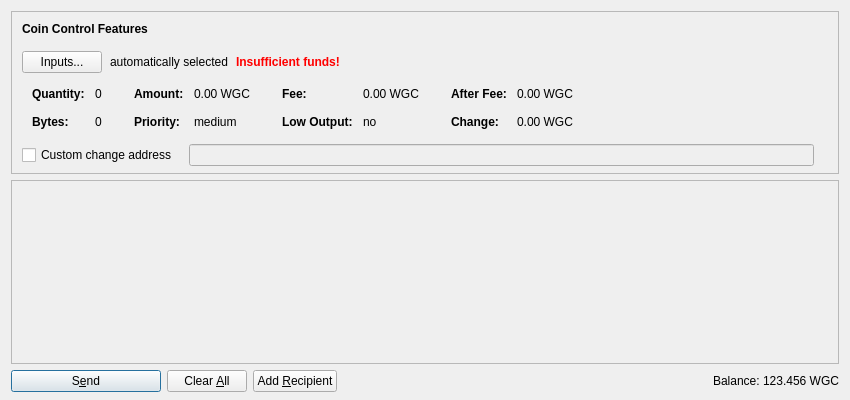
<?xml version="1.0" encoding="UTF-8"?>
<ui version="4.0">
 <class>SendCoinsDialog</class>
 <widget class="QDialog" name="SendCoinsDialog">
  <property name="geometry">
   <rect>
    <x>0</x>
    <y>0</y>
    <width>850</width>
    <height>400</height>
   </rect>
  </property>
  <property name="windowTitle">
   <string>Send Coins</string>
  </property>
  <layout class="QVBoxLayout" name="verticalLayout" stretch="0,1,0">
   <property name="bottomMargin">
    <number>8</number>
   </property>
   <item>
    <widget class="QFrame" name="frameCoinControl">
     <property name="sizePolicy">
      <sizepolicy hsizetype="Expanding" vsizetype="Expanding">
       <horstretch>0</horstretch>
       <verstretch>0</verstretch>
      </sizepolicy>
     </property>
     <property name="maximumSize">
      <size>
       <width>16777215</width>
       <height>16777215</height>
      </size>
     </property>
     <property name="frameShape">
      <enum>QFrame::StyledPanel</enum>
     </property>
     <property name="frameShadow">
      <enum>QFrame::Sunken</enum>
     </property>
     <layout class="QVBoxLayout" name="verticalLayoutCoinControl2">
      <property name="spacing">
       <number>0</number>
      </property>
      <property name="leftMargin">
       <number>0</number>
      </property>
      <property name="topMargin">
       <number>0</number>
      </property>
      <property name="rightMargin">
       <number>0</number>
      </property>
      <property name="bottomMargin">
       <number>6</number>
      </property>
      <item>
       <layout class="QVBoxLayout" name="verticalLayoutCoinControl" stretch="0,0,0,0,1">
        <property name="spacing">
         <number>0</number>
        </property>
        <property name="leftMargin">
         <number>10</number>
        </property>
        <property name="topMargin">
         <number>10</number>
        </property>
        <item>
         <layout class="QHBoxLayout" name="horizontalLayoutCoinControl1">
          <property name="bottomMargin">
           <number>15</number>
          </property>
          <item>
           <widget class="QLabel" name="labelCoinControlFeatures">
            <property name="sizePolicy">
             <sizepolicy hsizetype="Preferred" vsizetype="Maximum">
              <horstretch>0</horstretch>
              <verstretch>0</verstretch>
             </sizepolicy>
            </property>
            <property name="font">
             <font>
              <weight>75</weight>
              <bold>true</bold>
             </font>
            </property>
            <property name="styleSheet">
             <string notr="true">font-weight:bold;</string>
            </property>
            <property name="text">
             <string>Coin Control Features</string>
            </property>
           </widget>
          </item>
         </layout>
        </item>
        <item>
         <layout class="QHBoxLayout" name="horizontalLayoutCoinControl2" stretch="0,0,0,0">
          <property name="spacing">
           <number>8</number>
          </property>
          <property name="bottomMargin">
           <number>10</number>
          </property>
          <item>
           <widget class="QPushButton" name="pushButtonCoinControl">
            <property name="styleSheet">
             <string notr="true"/>
            </property>
            <property name="text">
             <string>Inputs...</string>
            </property>
           </widget>
          </item>
          <item>
           <widget class="QLabel" name="labelCoinControlAutomaticallySelected">
            <property name="text">
             <string>automatically selected</string>
            </property>
            <property name="margin">
             <number>5</number>
            </property>
           </widget>
          </item>
          <item>
           <widget class="QLabel" name="labelCoinControlInsuffFunds">
            <property name="font">
             <font>
              <weight>75</weight>
              <bold>true</bold>
             </font>
            </property>
            <property name="styleSheet">
             <string notr="true">color:red;font-weight:bold;</string>
            </property>
            <property name="text">
             <string>Insufficient funds!</string>
            </property>
            <property name="margin">
             <number>5</number>
            </property>
           </widget>
          </item>
          <item>
           <spacer name="horizontalSpacerCoinControl">
            <property name="orientation">
             <enum>Qt::Horizontal</enum>
            </property>
            <property name="sizeHint" stdset="0">
             <size>
              <width>40</width>
              <height>1</height>
             </size>
            </property>
           </spacer>
          </item>
         </layout>
        </item>
        <item>
         <widget class="QWidget" name="widgetCoinControl" native="true">
          <property name="sizePolicy">
           <sizepolicy hsizetype="Preferred" vsizetype="Preferred">
            <horstretch>0</horstretch>
            <verstretch>0</verstretch>
           </sizepolicy>
          </property>
          <property name="minimumSize">
           <size>
            <width>0</width>
            <height>0</height>
           </size>
          </property>
          <property name="styleSheet">
           <string notr="true"/>
          </property>
          <layout class="QHBoxLayout" name="horizontalLayoutCoinControl5">
           <property name="leftMargin">
            <number>0</number>
           </property>
           <property name="topMargin">
            <number>0</number>
           </property>
           <property name="rightMargin">
            <number>0</number>
           </property>
           <property name="bottomMargin">
            <number>0</number>
           </property>
           <item>
            <layout class="QHBoxLayout" name="horizontalLayoutCoinControl3" stretch="0,0,0,1">
             <property name="spacing">
              <number>20</number>
             </property>
             <property name="topMargin">
              <number>0</number>
             </property>
             <property name="bottomMargin">
              <number>10</number>
             </property>
             <item>
              <layout class="QFormLayout" name="formLayoutCoinControl1">
               <property name="horizontalSpacing">
                <number>10</number>
               </property>
               <property name="verticalSpacing">
                <number>14</number>
               </property>
               <property name="leftMargin">
                <number>10</number>
               </property>
               <property name="topMargin">
                <number>4</number>
               </property>
               <property name="rightMargin">
                <number>6</number>
               </property>
               <item row="0" column="0">
                <widget class="QLabel" name="labelCoinControlQuantityText">
                 <property name="font">
                  <font>
                   <weight>75</weight>
                   <bold>true</bold>
                  </font>
                 </property>
                 <property name="text">
                  <string>Quantity:</string>
                 </property>
                 <property name="margin">
                  <number>0</number>
                 </property>
                </widget>
               </item>
               <item row="0" column="1">
                <widget class="QLabel" name="labelCoinControlQuantity">
                 <property name="cursor">
                  <cursorShape>IBeamCursor</cursorShape>
                 </property>
                 <property name="contextMenuPolicy">
                  <enum>Qt::ActionsContextMenu</enum>
                 </property>
                 <property name="text">
                  <string notr="true">0</string>
                 </property>
                 <property name="margin">
                  <number>0</number>
                 </property>
                 <property name="textInteractionFlags">
                  <set>Qt::LinksAccessibleByMouse|Qt::TextSelectableByKeyboard|Qt::TextSelectableByMouse</set>
                 </property>
                </widget>
               </item>
               <item row="1" column="0">
                <widget class="QLabel" name="labelCoinControlBytesText">
                 <property name="font">
                  <font>
                   <weight>75</weight>
                   <bold>true</bold>
                  </font>
                 </property>
                 <property name="text">
                  <string>Bytes:</string>
                 </property>
                </widget>
               </item>
               <item row="1" column="1">
                <widget class="QLabel" name="labelCoinControlBytes">
                 <property name="cursor">
                  <cursorShape>IBeamCursor</cursorShape>
                 </property>
                 <property name="contextMenuPolicy">
                  <enum>Qt::ActionsContextMenu</enum>
                 </property>
                 <property name="text">
                  <string notr="true">0</string>
                 </property>
                 <property name="textInteractionFlags">
                  <set>Qt::LinksAccessibleByMouse|Qt::TextSelectableByKeyboard|Qt::TextSelectableByMouse</set>
                 </property>
                </widget>
               </item>
              </layout>
             </item>
             <item>
              <layout class="QFormLayout" name="formLayoutCoinControl2">
               <property name="horizontalSpacing">
                <number>10</number>
               </property>
               <property name="verticalSpacing">
                <number>14</number>
               </property>
               <property name="leftMargin">
                <number>6</number>
               </property>
               <property name="topMargin">
                <number>4</number>
               </property>
               <property name="rightMargin">
                <number>6</number>
               </property>
               <item row="0" column="0">
                <widget class="QLabel" name="labelCoinControlAmountText">
                 <property name="font">
                  <font>
                   <weight>75</weight>
                   <bold>true</bold>
                  </font>
                 </property>
                 <property name="text">
                  <string>Amount:</string>
                 </property>
                 <property name="margin">
                  <number>0</number>
                 </property>
                </widget>
               </item>
               <item row="0" column="1">
                <widget class="QLabel" name="labelCoinControlAmount">
                 <property name="cursor">
                  <cursorShape>IBeamCursor</cursorShape>
                 </property>
                 <property name="contextMenuPolicy">
                  <enum>Qt::ActionsContextMenu</enum>
                 </property>
                 <property name="text">
                  <string notr="true">0.00 WGC</string>
                 </property>
                 <property name="textInteractionFlags">
                  <set>Qt::LinksAccessibleByMouse|Qt::TextSelectableByKeyboard|Qt::TextSelectableByMouse</set>
                 </property>
                </widget>
               </item>
               <item row="1" column="0">
                <widget class="QLabel" name="labelCoinControlPriorityText">
                 <property name="font">
                  <font>
                   <weight>75</weight>
                   <bold>true</bold>
                  </font>
                 </property>
                 <property name="text">
                  <string>Priority:</string>
                 </property>
                </widget>
               </item>
               <item row="1" column="1">
                <widget class="QLabel" name="labelCoinControlPriority">
                 <property name="cursor">
                  <cursorShape>IBeamCursor</cursorShape>
                 </property>
                 <property name="contextMenuPolicy">
                  <enum>Qt::ActionsContextMenu</enum>
                 </property>
                 <property name="text">
                  <string notr="true">medium</string>
                 </property>
                 <property name="textInteractionFlags">
                  <set>Qt::LinksAccessibleByMouse|Qt::TextSelectableByKeyboard|Qt::TextSelectableByMouse</set>
                 </property>
                </widget>
               </item>
              </layout>
             </item>
             <item>
              <layout class="QFormLayout" name="formLayoutCoinControl3">
               <property name="horizontalSpacing">
                <number>10</number>
               </property>
               <property name="verticalSpacing">
                <number>14</number>
               </property>
               <property name="leftMargin">
                <number>6</number>
               </property>
               <property name="topMargin">
                <number>4</number>
               </property>
               <property name="rightMargin">
                <number>6</number>
               </property>
               <item row="0" column="0">
                <widget class="QLabel" name="labelCoinControlFeeText">
                 <property name="font">
                  <font>
                   <weight>75</weight>
                   <bold>true</bold>
                  </font>
                 </property>
                 <property name="text">
                  <string>Fee:</string>
                 </property>
                 <property name="margin">
                  <number>0</number>
                 </property>
                </widget>
               </item>
               <item row="0" column="1">
                <widget class="QLabel" name="labelCoinControlFee">
                 <property name="cursor">
                  <cursorShape>IBeamCursor</cursorShape>
                 </property>
                 <property name="contextMenuPolicy">
                  <enum>Qt::ActionsContextMenu</enum>
                 </property>
                 <property name="text">
                  <string notr="true">0.00 WGC</string>
                 </property>
                 <property name="textInteractionFlags">
                  <set>Qt::LinksAccessibleByMouse|Qt::TextSelectableByKeyboard|Qt::TextSelectableByMouse</set>
                 </property>
                </widget>
               </item>
               <item row="1" column="0">
                <widget class="QLabel" name="labelCoinControlLowOutputText">
                 <property name="font">
                  <font>
                   <weight>75</weight>
                   <bold>true</bold>
                  </font>
                 </property>
                 <property name="text">
                  <string>Low Output:</string>
                 </property>
                </widget>
               </item>
               <item row="1" column="1">
                <widget class="QLabel" name="labelCoinControlLowOutput">
                 <property name="cursor">
                  <cursorShape>IBeamCursor</cursorShape>
                 </property>
                 <property name="contextMenuPolicy">
                  <enum>Qt::ActionsContextMenu</enum>
                 </property>
                 <property name="text">
                  <string notr="true">no</string>
                 </property>
                 <property name="textInteractionFlags">
                  <set>Qt::LinksAccessibleByMouse|Qt::TextSelectableByKeyboard|Qt::TextSelectableByMouse</set>
                 </property>
                </widget>
               </item>
              </layout>
             </item>
             <item>
              <layout class="QFormLayout" name="formLayoutCoinControl4">
               <property name="horizontalSpacing">
                <number>10</number>
               </property>
               <property name="verticalSpacing">
                <number>14</number>
               </property>
               <property name="leftMargin">
                <number>6</number>
               </property>
               <property name="topMargin">
                <number>4</number>
               </property>
               <property name="rightMargin">
                <number>6</number>
               </property>
               <item row="0" column="0">
                <widget class="QLabel" name="labelCoinControlAfterFeeText">
                 <property name="font">
                  <font>
                   <weight>75</weight>
                   <bold>true</bold>
                  </font>
                 </property>
                 <property name="text">
                  <string>After Fee:</string>
                 </property>
                 <property name="margin">
                  <number>0</number>
                 </property>
                </widget>
               </item>
               <item row="0" column="1">
                <widget class="QLabel" name="labelCoinControlAfterFee">
                 <property name="cursor">
                  <cursorShape>IBeamCursor</cursorShape>
                 </property>
                 <property name="contextMenuPolicy">
                  <enum>Qt::ActionsContextMenu</enum>
                 </property>
                 <property name="text">
                  <string notr="true">0.00 WGC</string>
                 </property>
                 <property name="textInteractionFlags">
                  <set>Qt::LinksAccessibleByMouse|Qt::TextSelectableByKeyboard|Qt::TextSelectableByMouse</set>
                 </property>
                </widget>
               </item>
               <item row="1" column="0">
                <widget class="QLabel" name="labelCoinControlChangeText">
                 <property name="font">
                  <font>
                   <weight>75</weight>
                   <bold>true</bold>
                  </font>
                 </property>
                 <property name="text">
                  <string>Change:</string>
                 </property>
                </widget>
               </item>
               <item row="1" column="1">
                <widget class="QLabel" name="labelCoinControlChange">
                 <property name="cursor">
                  <cursorShape>IBeamCursor</cursorShape>
                 </property>
                 <property name="contextMenuPolicy">
                  <enum>Qt::ActionsContextMenu</enum>
                 </property>
                 <property name="text">
                  <string notr="true">0.00 WGC</string>
                 </property>
                 <property name="textInteractionFlags">
                  <set>Qt::LinksAccessibleByMouse|Qt::TextSelectableByKeyboard|Qt::TextSelectableByMouse</set>
                 </property>
                </widget>
               </item>
              </layout>
             </item>
            </layout>
           </item>
          </layout>
         </widget>
        </item>
        <item>
         <layout class="QHBoxLayout" name="horizontalLayoutCoinControl4" stretch="0,0,0">
          <property name="spacing">
           <number>12</number>
          </property>
          <property name="sizeConstraint">
           <enum>QLayout::SetDefaultConstraint</enum>
          </property>
          <property name="topMargin">
           <number>5</number>
          </property>
          <property name="rightMargin">
           <number>5</number>
          </property>
          <item>
           <widget class="QCheckBox" name="checkBoxCoinControlChange">
            <property name="toolTip">
             <string>If this is activated, but the change address is empty or invalid, change will be sent to a newly generated address.</string>
            </property>
            <property name="text">
             <string>Custom change address</string>
            </property>
           </widget>
          </item>
          <item>
           <widget class="QValidatedLineEdit" name="lineEditCoinControlChange">
            <property name="enabled">
             <bool>false</bool>
            </property>
            <property name="sizePolicy">
             <sizepolicy hsizetype="Expanding" vsizetype="Fixed">
              <horstretch>0</horstretch>
              <verstretch>0</verstretch>
             </sizepolicy>
            </property>
           </widget>
          </item>
          <item>
           <widget class="QLabel" name="labelCoinControlChangeLabel">
            <property name="sizePolicy">
             <sizepolicy hsizetype="Preferred" vsizetype="Expanding">
              <horstretch>0</horstretch>
              <verstretch>0</verstretch>
             </sizepolicy>
            </property>
            <property name="minimumSize">
             <size>
              <width>0</width>
              <height>0</height>
             </size>
            </property>
            <property name="text">
             <string/>
            </property>
            <property name="margin">
             <number>3</number>
            </property>
           </widget>
          </item>
         </layout>
        </item>
        <item>
         <spacer name="verticalSpacerCoinControl">
          <property name="orientation">
           <enum>Qt::Vertical</enum>
          </property>
          <property name="sizeHint" stdset="0">
           <size>
            <width>800</width>
            <height>1</height>
           </size>
          </property>
         </spacer>
        </item>
       </layout>
      </item>
     </layout>
    </widget>
   </item>
   <item>
    <widget class="QScrollArea" name="scrollArea">
     <property name="widgetResizable">
      <bool>true</bool>
     </property>
     <widget class="QWidget" name="scrollAreaWidgetContents">
      <property name="geometry">
       <rect>
        <x>0</x>
        <y>0</y>
        <width>830</width>
        <height>178</height>
       </rect>
      </property>
      <layout class="QVBoxLayout" name="verticalLayout_2" stretch="0,1">
       <property name="leftMargin">
        <number>0</number>
       </property>
       <property name="topMargin">
        <number>0</number>
       </property>
       <property name="rightMargin">
        <number>0</number>
       </property>
       <property name="bottomMargin">
        <number>0</number>
       </property>
       <item>
        <layout class="QVBoxLayout" name="entries">
         <property name="spacing">
          <number>6</number>
         </property>
        </layout>
       </item>
       <item>
        <spacer name="verticalSpacer">
         <property name="orientation">
          <enum>Qt::Vertical</enum>
         </property>
         <property name="sizeHint" stdset="0">
          <size>
           <width>20</width>
           <height>40</height>
          </size>
         </property>
        </spacer>
       </item>
      </layout>
     </widget>
    </widget>
   </item>
   <item>
    <layout class="QHBoxLayout" name="horizontalLayout">
     <item>
      <widget class="QPushButton" name="sendButton">
       <property name="minimumSize">
        <size>
         <width>150</width>
         <height>0</height>
        </size>
       </property>
       <property name="toolTip">
        <string>Confirm the send action</string>
       </property>
       <property name="text">
        <string>S&amp;end</string>
       </property>
       <property name="icon">
        <iconset resource="../bitcoin.qrc">
         <normaloff>:/icons/send</normaloff>:/icons/send</iconset>
       </property>
       <property name="default">
        <bool>true</bool>
       </property>
      </widget>
     </item>
     <item>
      <widget class="QPushButton" name="clearButton">
       <property name="sizePolicy">
        <sizepolicy hsizetype="Minimum" vsizetype="Fixed">
         <horstretch>0</horstretch>
         <verstretch>0</verstretch>
        </sizepolicy>
       </property>
       <property name="toolTip">
        <string>Clear all fields of the form.</string>
       </property>
       <property name="text">
        <string>Clear &amp;All</string>
       </property>
       <property name="icon">
        <iconset resource="../bitcoin.qrc">
         <normaloff>:/icons/remove</normaloff>:/icons/remove</iconset>
       </property>
       <property name="autoRepeatDelay">
        <number>300</number>
       </property>
       <property name="autoDefault">
        <bool>false</bool>
       </property>
      </widget>
     </item>
     <item>
      <widget class="QPushButton" name="addButton">
       <property name="toolTip">
        <string>Send to multiple recipients at once</string>
       </property>
       <property name="text">
        <string>Add &amp;Recipient</string>
       </property>
       <property name="icon">
        <iconset resource="../bitcoin.qrc">
         <normaloff>:/icons/add</normaloff>:/icons/add</iconset>
       </property>
       <property name="autoDefault">
        <bool>false</bool>
       </property>
      </widget>
     </item>
     <item>
      <spacer name="horizontalSpacer">
       <property name="orientation">
        <enum>Qt::Horizontal</enum>
       </property>
       <property name="sizeHint" stdset="0">
        <size>
         <width>40</width>
         <height>20</height>
        </size>
       </property>
      </spacer>
     </item>
     <item>
      <layout class="QHBoxLayout" name="horizontalLayout_2">
       <property name="spacing">
        <number>3</number>
       </property>
       <item>
        <widget class="QLabel" name="label">
         <property name="sizePolicy">
          <sizepolicy hsizetype="Preferred" vsizetype="Fixed">
           <horstretch>0</horstretch>
           <verstretch>0</verstretch>
          </sizepolicy>
         </property>
         <property name="text">
          <string>Balance:</string>
         </property>
        </widget>
       </item>
       <item>
        <widget class="QLabel" name="labelBalance">
         <property name="sizePolicy">
          <sizepolicy hsizetype="Preferred" vsizetype="Fixed">
           <horstretch>0</horstretch>
           <verstretch>0</verstretch>
          </sizepolicy>
         </property>
         <property name="cursor">
          <cursorShape>IBeamCursor</cursorShape>
         </property>
         <property name="text">
          <string notr="true">123.456 WGC</string>
         </property>
         <property name="textInteractionFlags">
          <set>Qt::LinksAccessibleByMouse|Qt::TextSelectableByKeyboard|Qt::TextSelectableByMouse</set>
         </property>
        </widget>
       </item>
      </layout>
     </item>
    </layout>
   </item>
  </layout>
 </widget>
 <customwidgets>
  <customwidget>
   <class>QValidatedLineEdit</class>
   <extends>QLineEdit</extends>
   <header>qvalidatedlineedit.h</header>
  </customwidget>
 </customwidgets>
 <resources>
  <include location="../bitcoin.qrc"/>
 </resources>
 <connections/>
</ui>
